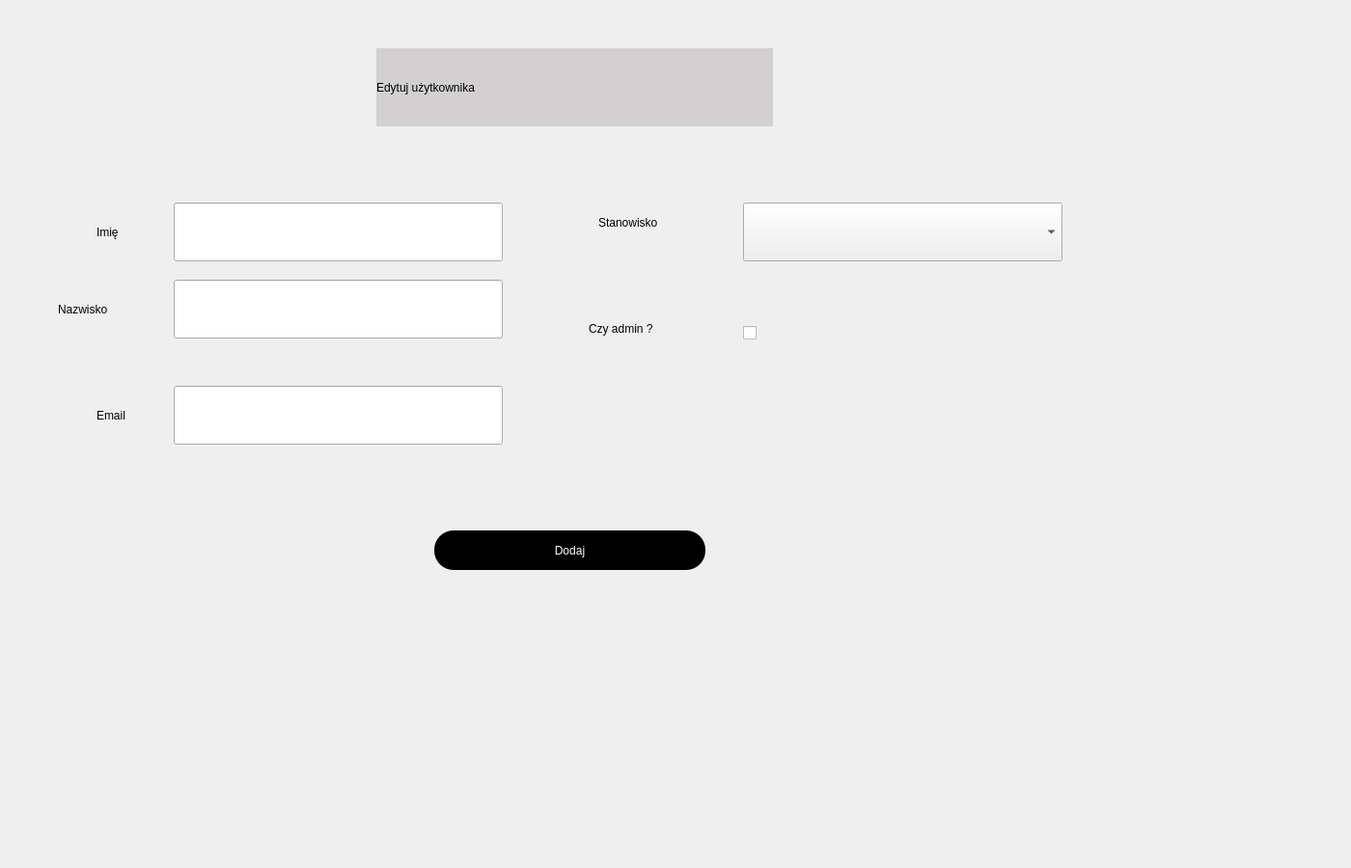
<?xml version="1.0" encoding="UTF-8"?>
<ui version="4.0">
 <class>Dialog</class>
 <widget class="QDialog" name="Dialog">
  <property name="geometry">
   <rect>
    <x>0</x>
    <y>0</y>
    <width>1400</width>
    <height>900</height>
   </rect>
  </property>
  <property name="windowTitle">
   <string>Dialog</string>
  </property>
  <widget class="QWidget" name="widget" native="true">
   <property name="geometry">
    <rect>
     <x>0</x>
     <y>0</y>
     <width>1400</width>
     <height>900</height>
    </rect>
   </property>
   <property name="minimumSize">
    <size>
     <width>905</width>
     <height>100</height>
    </size>
   </property>
   <property name="sizeIncrement">
    <size>
     <width>100</width>
     <height>50</height>
    </size>
   </property>
   <property name="baseSize">
    <size>
     <width>100</width>
     <height>50</height>
    </size>
   </property>
   <property name="styleSheet">
    <string notr="true">background-color: rgb(210, 208, 208);
QWidget#widget{
font: 63 12pt &quot;Segoe UI Semibold&quot;;
}</string>
   </property>
   <widget class="QLabel" name="label_8">
    <property name="geometry">
     <rect>
      <x>100</x>
      <y>220</y>
      <width>71</width>
      <height>41</height>
     </rect>
    </property>
    <property name="styleSheet">
     <string notr="true">
font: 63 18pt &quot;Segoe UI Semibold&quot;;</string>
    </property>
    <property name="text">
     <string>Imię</string>
    </property>
   </widget>
   <widget class="QLabel" name="label_6">
    <property name="geometry">
     <rect>
      <x>620</x>
      <y>210</y>
      <width>131</width>
      <height>41</height>
     </rect>
    </property>
    <property name="styleSheet">
     <string notr="true">
font: 63 18pt &quot;Segoe UI Semibold&quot;;</string>
    </property>
    <property name="text">
     <string>Stanowisko</string>
    </property>
   </widget>
   <widget class="QLineEdit" name="email">
    <property name="geometry">
     <rect>
      <x>180</x>
      <y>400</y>
      <width>341</width>
      <height>61</height>
     </rect>
    </property>
    <property name="styleSheet">
     <string notr="true">font: 63 16pt &quot;Segoe UI Semibold&quot;;</string>
    </property>
   </widget>
   <widget class="QLineEdit" name="name">
    <property name="geometry">
     <rect>
      <x>180</x>
      <y>210</y>
      <width>341</width>
      <height>61</height>
     </rect>
    </property>
    <property name="styleSheet">
     <string notr="true">font: 63 16pt &quot;Segoe UI Semibold&quot;;</string>
    </property>
   </widget>
   <widget class="QLineEdit" name="surname">
    <property name="geometry">
     <rect>
      <x>180</x>
      <y>290</y>
      <width>341</width>
      <height>61</height>
     </rect>
    </property>
    <property name="styleSheet">
     <string notr="true">font: 63 16pt &quot;Segoe UI Semibold&quot;;</string>
    </property>
   </widget>
   <widget class="QLabel" name="label_4">
    <property name="geometry">
     <rect>
      <x>100</x>
      <y>410</y>
      <width>71</width>
      <height>41</height>
     </rect>
    </property>
    <property name="styleSheet">
     <string notr="true">
font: 63 18pt &quot;Segoe UI Semibold&quot;;</string>
    </property>
    <property name="text">
     <string>Email</string>
    </property>
   </widget>
   <widget class="QCheckBox" name="permisions">
    <property name="geometry">
     <rect>
      <x>770</x>
      <y>320</y>
      <width>50</width>
      <height>51</height>
     </rect>
    </property>
    <property name="minimumSize">
     <size>
      <width>50</width>
      <height>50</height>
     </size>
    </property>
    <property name="styleSheet">
     <string notr="true">font: 20pt &quot;MS Shell Dlg 2&quot;;</string>
    </property>
    <property name="text">
     <string/>
    </property>
    <property name="iconSize">
     <size>
      <width>50</width>
      <height>50</height>
     </size>
    </property>
   </widget>
   <widget class="QLabel" name="label_9">
    <property name="geometry">
     <rect>
      <x>60</x>
      <y>300</y>
      <width>111</width>
      <height>41</height>
     </rect>
    </property>
    <property name="styleSheet">
     <string notr="true">
font: 63 18pt &quot;Segoe UI Semibold&quot;;</string>
    </property>
    <property name="text">
     <string>Nazwisko</string>
    </property>
   </widget>
   <widget class="QPushButton" name="addAccountButton">
    <property name="enabled">
     <bool>true</bool>
    </property>
    <property name="geometry">
     <rect>
      <x>450</x>
      <y>550</y>
      <width>281</width>
      <height>41</height>
     </rect>
    </property>
    <property name="styleSheet">
     <string notr="true">font: 63 18pt &quot;Segoe UI Semibold&quot;;
border-radius:20px;
background-color: rgb(0, 0, 0);
color:white;</string>
    </property>
    <property name="text">
     <string>Dodaj</string>
    </property>
   </widget>
   <widget class="QComboBox" name="position">
    <property name="geometry">
     <rect>
      <x>770</x>
      <y>210</y>
      <width>331</width>
      <height>61</height>
     </rect>
    </property>
    <property name="styleSheet">
     <string notr="true">font: 63 16pt &quot;Segoe UI Semibold&quot;;</string>
    </property>
   </widget>
   <widget class="QLabel" name="label_7">
    <property name="geometry">
     <rect>
      <x>610</x>
      <y>320</y>
      <width>141</width>
      <height>41</height>
     </rect>
    </property>
    <property name="styleSheet">
     <string notr="true">
font: 63 18pt &quot;Segoe UI Semibold&quot;;</string>
    </property>
    <property name="text">
     <string>Czy admin ? </string>
    </property>
   </widget>
   <widget class="QLabel" name="label">
    <property name="geometry">
     <rect>
      <x>390</x>
      <y>50</y>
      <width>411</width>
      <height>81</height>
     </rect>
    </property>
    <property name="styleSheet">
     <string notr="true">background-color: rgb(210, 208, 208);

font: 63 32pt &quot;Segoe UI Semibold&quot;;</string>
    </property>
    <property name="text">
     <string>Edytuj użytkownika</string>
    </property>
   </widget>
  </widget>
 </widget>
 <resources/>
 <connections/>
</ui>
